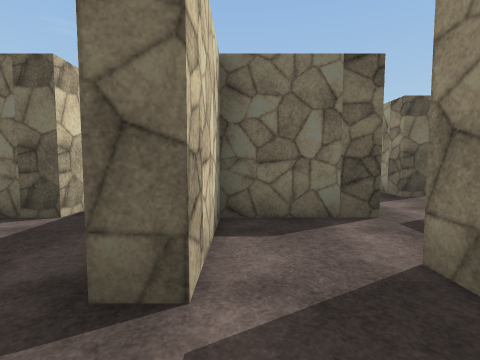
view 1 (above)

20 first-person views from a walk through a scene from a Unity 3-D project. The camera is 1.4 m above the floor, tilts 4° down and sees 85° across. The floor is counted in squares, 2 m on a side. Each view is taken from the middle of a square. On the plan, view 1 faces up. The plan holds only what a view shows up to about 9 squares ahead; the rest is blank. The place goes on beyond the plan. The player is left out. Surface patterns are stand-ins for the level's own textures.

view 2
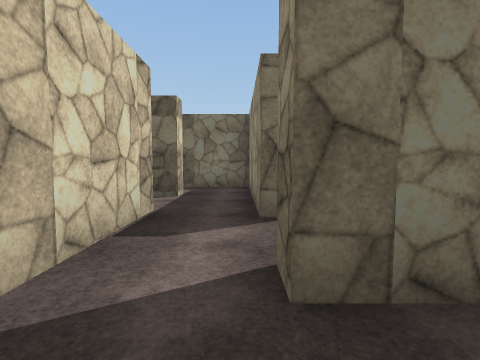

view 3
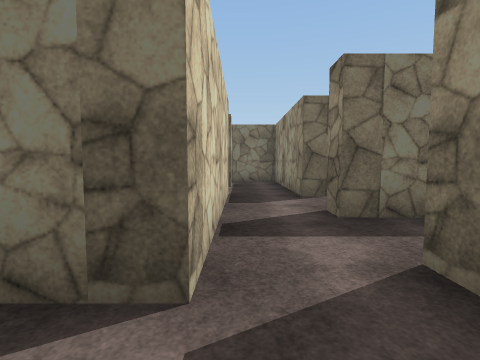

view 4
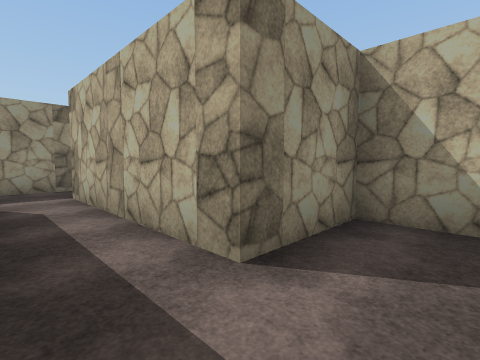

view 5
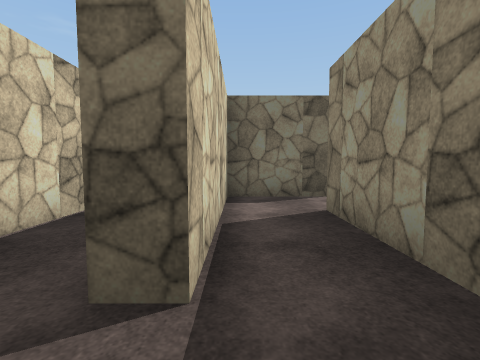

view 6
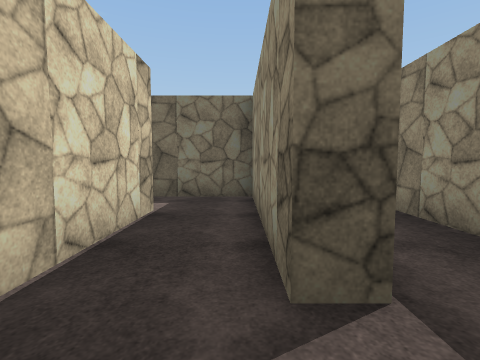

view 7
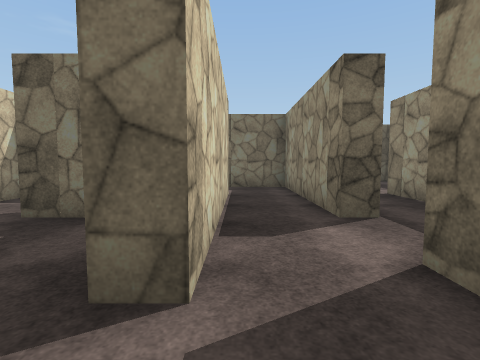

view 8
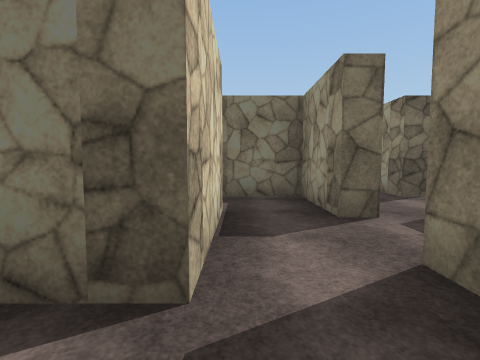

view 9
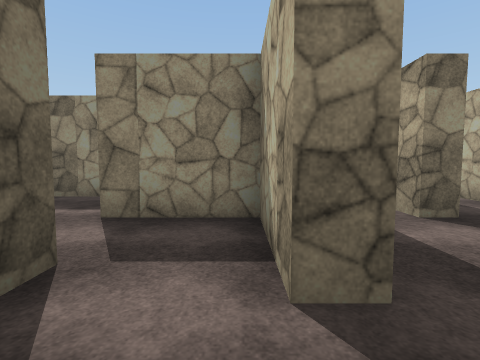

view 10
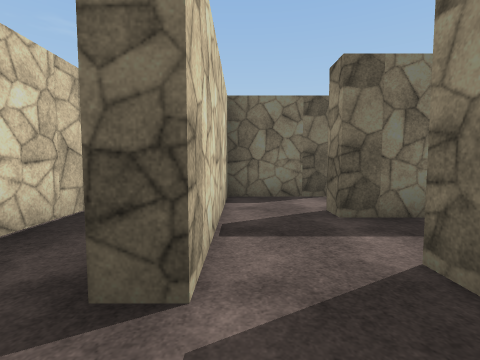

view 11
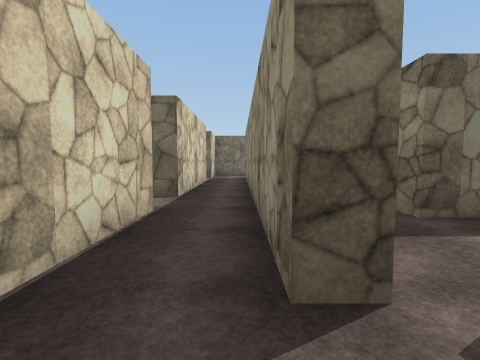

view 12
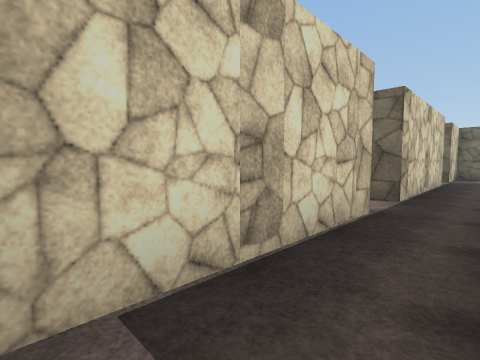

view 13
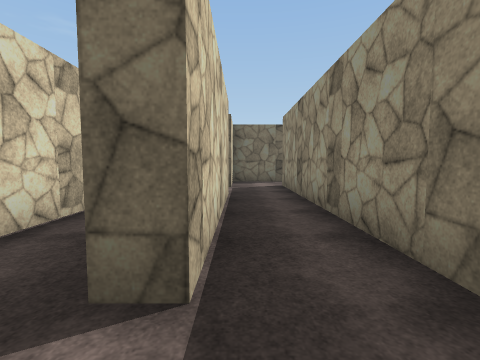

view 14
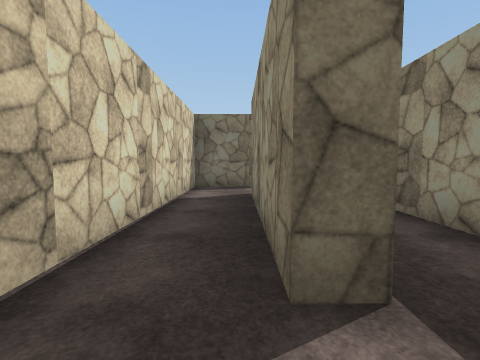

view 15
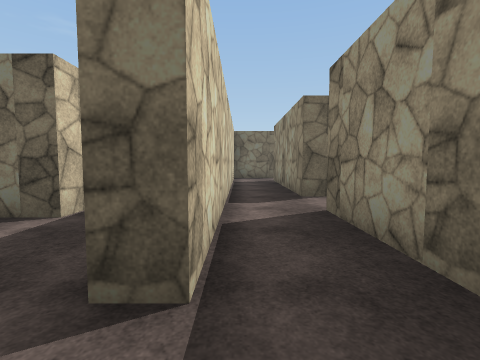

view 16
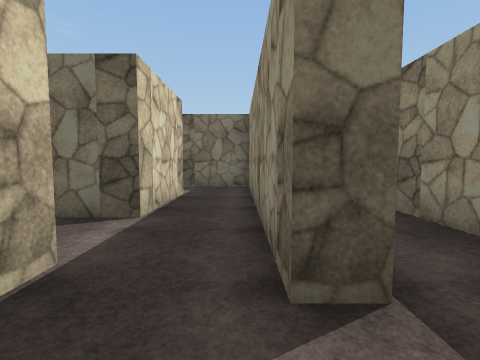

view 17
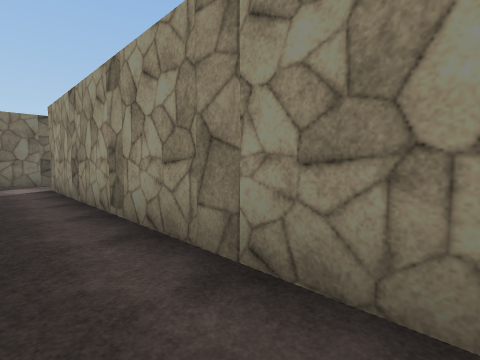

view 18
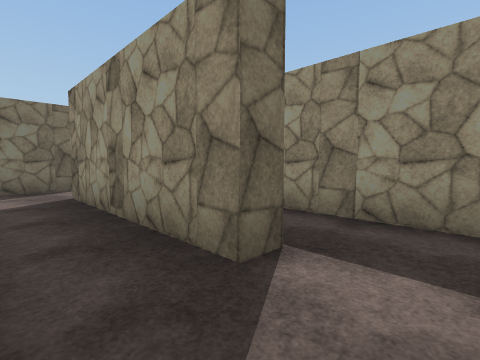

view 19
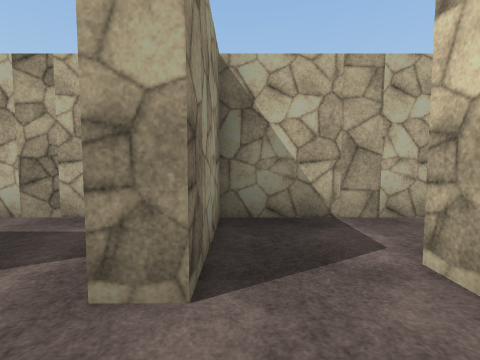

view 20
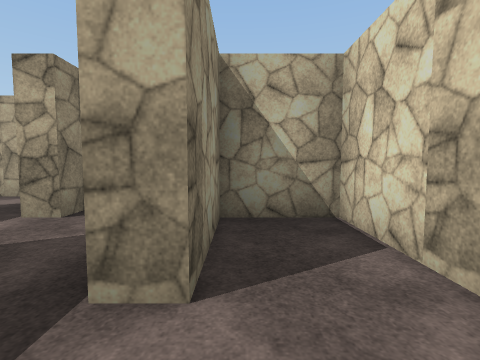

### Floor plan
Points are (right, up) in squares from view 1. A wall is a line through its corners. A room is listed if a view was taken in it or the views show most of it. See-through windows are left out.
Room 1 (views 1, 2, 3, 4, 5, 6)
walls: (-2.2, 0.5) (-2.2, -0.2); (-2.7, -0.2) (-2.7, 0.5); (-2.2, -1.6) (-2.2, -2.2); (-0.8, 1.8) (-0.8, 2.5); (-4.2, 0.4) (-4.2, -0.2); (-4.7, -0.2) (-4.7, 0.5); (-0.4, -2.3) (1.3, -2.3); (-2.6, 3.2) (-4.2, 3.2) (-4.2, 1.8); (-6.2, 0.5) (-6.2, -0.2); (-1.9, -4.3) (-0.8, -4.3) (-0.8, -3.4); (1.4, 3.2) (-0.2, 3.2) (-0.2, 1.8)
ways out: opening at (-5.5, -2.5) to room 2; opening at (-6, 1); opening at (-2, 3); opening at (1, -2); opening at (1, 2)
objects: other object (-6, 0); other object (-5, -1) to (-4, 0); other object (-5, 1); other object (-3, -1); other object (-3, 1); other object (-2, -3) to (-2, -2); other object (-1, -3); other object (-1, 1) to (0, 2); other object (0, -1); other object (1, 1)
Room 2 (views 7, 8, 9, 10, 11, 12, 13, 14, 15, 16, 17, 18, 19, 20)
walls: (-10.7, -4.4) (-10.7, -3.5); (-10.7, -6.2) (-10.7, -5.5); (-10.2, -3.4) (-10.2, -4.3) (-8.8, -4.3) (-8.8, -3.4); (-12.7, -4.4) (-12.7, -3.5); (-12.2, -3.6) (-12.2, -4.2); (-8.6, -4.8) (-10.2, -4.8) (-10.2, -6.2); (-10.7, -2.4) (-10.7, -1.5); (-10.2, -7.6) (-10.2, -8.2); (-12.2, -7.5) (-12.2, -8.2); (-12.7, -2.4) (-12.7, -1.5); (-8.2, -3.6) (-8.2, -4.2); (-10.7, -8.2) (-10.7, -7.5); (-14.2, -5.8) (-14.2, -6.2); (-12.2, -1.6) (-12.2, -2.2); (-12.7, -8.2) (-12.7, -7.5); (-7.6, -6.3) (-6.7, -6.3) (-6.7, -5.5); (-14.2, -2.8) (-14.2, -4.2); (-14.7, -6.2) (-14.7, -5.6); (-14.2, -7.6) (-14.2, -8.2); (-10.7, -0.4) (-10.7, 0.5); (-12.2, -9.5) (-12.2, -10); (-14.2, -1.5) (-14.2, -2.2); (-14.7, -8.2) (-14.7, -7.5); (-6.7, -2.2) (-6.7, -0.8); (-16.2, -5.5) (-16.2, -6.2); (-11.4, -10.3) (-10.7, -10.3); (-9.5, -10.3) (-8.8, -10.3) (-8.8, -9.4); (-6.2, -0.8) (-6.2, -2.2); (-12.6, 1.2) (-14.2, 1.2) (-14.2, -0.2); (-10.6, 3.2) (-11.6, 3.2)
ways out: opening at (-5.5, -2.5) to room 1; opening at (-17, -8.5); opening at (-16, -5); opening at (-11, 2); opening at (-7.2, -8)
objects: other object (-16, -7) to (-16, -6); other object (-15, -9) to (-14, -8); other object (-15, -7); other object (-15, -5); other object (-14, -2); other object (-13, -9); other object (-13, -7); other object (-13, -5) to (-12, -4); other object (-13, -3); other object (-13, -1); other object (-12, 1) to (-12, 2); other object (-11, -9) to (-10, -8); other object (-11, -7); other object (-11, -5); other object (-11, -3); other object (-11, -1); other object (-11, 1); other object (-10, -11); other object (-9, -9); other object (-9, -3); other object (-8, -7); other object (-8, -5) to (-8, -4); other object (-8, -1); other object (-7, -5); other object (-7, -3) to (-6, -2); other object (-5, -3)

Where each view was taken, in squares from view 1:
view 1: 0 up, 0 right, facing up
view 2: 2 down, 1 left, facing up
view 3: 4 down, 2 left, facing up
view 4: 1 down, 2 left, facing down-right
view 5: 2 down, 4 left, facing up
view 6: 2 down, 5 left, facing up
view 7: 4 down, 6 left, facing up
view 8: 6 down, 8 left, facing up
view 9: 6 down, 10 left, facing right
view 10: 10 down, 10 left, facing up
view 11: 10 down, 11 left, facing up
view 12: 10 down, 11 left, facing up-left
view 13: 6 down, 12 left, facing up
view 14: 6 down, 13 left, facing up
view 15: 10 down, 14 left, facing up
view 16: 10 down, 15 left, facing up
view 17: 6 down, 12 left, facing up-right
view 18: 6 down, 14 left, facing up-right
view 19: 7 down, 9 left, facing down
view 20: 1 down, 9 left, facing down
